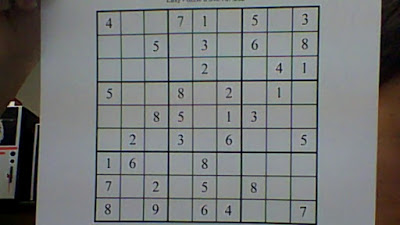
#> input picture cam_to_credit/images/sudoku.jpg, 400 x 225 px
$ python hough_test.py
#> lines starting #> are read from the running program, lines starting #| are printed output that depends on the picture; after the words box and inside, x2 and y2 are one past the last pixel; in counts of white or black regions, pixels touching at a corner belong together; long printed decimals are rounded
import cv2
import numpy as np

# Loading image contains lines
img = cv2.imread('./images/sudoku.jpg')
#> img is the input picture: shape (225, 400, 3); mean B, G, R 120.2, 120.7, 118.4
# Convert to grayscale
gray = cv2.cvtColor(img,cv2.COLOR_BGR2GRAY)
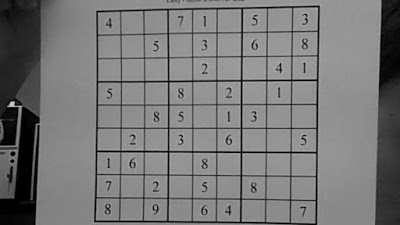
#> gray: shape (225, 400); min 0, max 209, mean 120
# Apply Canny edge detection, return will be a binary image
edges = cv2.Canny(gray,50,100,apertureSize = 3)
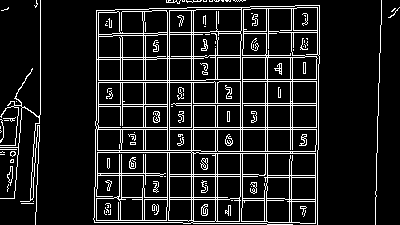
#> edges: shape (225, 400); 11.8% white in thin lines or dots
# Apply Hough Line Transform, minimum lenght of line is 200 pixels
lines = cv2.HoughLines(edges,1,np.pi/180,200)
#> lines = [[129, 1.57], [127, 1.57], [193, 0], [191, 0], [169, 0]]
# Print and draw line on the original image
for rho,theta in lines[0]:
 print(rho, theta)
 a = np.cos(theta)
 b = np.sin(theta)
 x0 = a*rho
 y0 = b*rho
 x1 = int(x0 + 1000*(-b))
 y1 = int(y0 + 1000*(a))
 x2 = int(x0 - 1000*(-b))
 y2 = int(y0 - 1000*(a))
 cv2.line(img,(x1,y1),(x2,y2),(0,0,255),2)
#> this loop made 1 pass
#> (rho, theta, a, b, x0, y0, x1, y1) on pass 1: (129, 1.57, -4.37e-08, 1, -5.64e-06, 129, -1000, 128)
#| 129.0 1.571
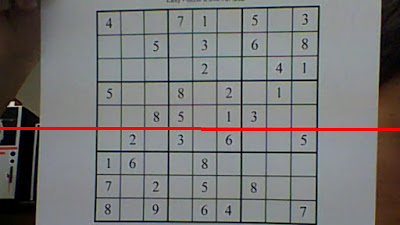
#> img: shape (225, 400, 3); 1.33% of pixels changed, all inside (x1, y1, x2, y2) = (0, 127, 400, 131)

# Show the result
cv2.imshow("Line Detection", img)
cv2.waitKey(0)
cv2.destroyAllWindows()
